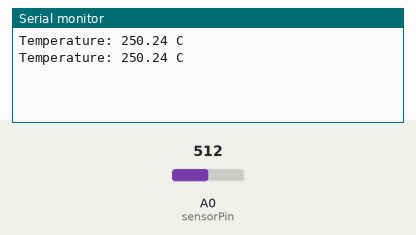
Simulated run of this sketch. Board: Arduino Uno, built with avr-gcc and run on an emulated ATmega328P. Parts: the last lines printed to the serial monitor. Inputs (shaded band) come from the test bench; at power-on: A0 (sensorPin) = 512.

Above: at 1.8 s.
1.9 s: A0 (sensorPin) set to 716
At 2.8 s:
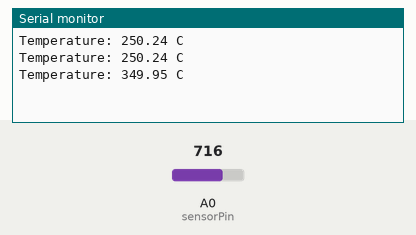
3.4 s: A0 (sensorPin) set to 900
At 4.6 s:
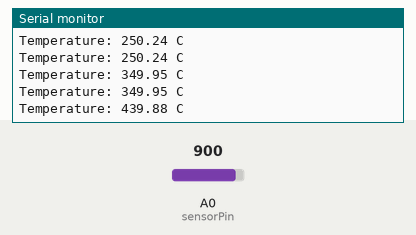
Timing chart, 0 to 6.4 s (numbered marks = the images above; inputs shaded):
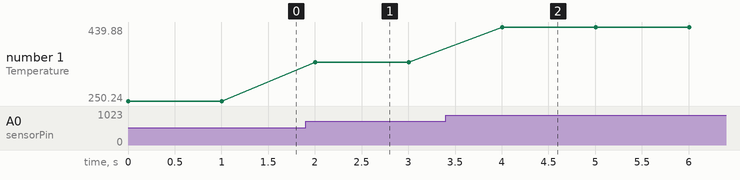

Measured:
- after the input at 1.9 s, the serial monitor: prints a new line after 0.10 s (image 1)
- after the input at 3.4 s, the serial monitor: prints a new line after 0.60 s (image 2)
- plotted number 1: 250.24 → 349.95 after the input at 1.9 s, 349.95 → 439.88 after the input at 3.4 s

The sketch:

LM35.ino
```cpp
int sensorPin = A0;
float voltage;
float tempC;

void setup() {
  Serial.begin(9600);
}

void loop() {
  int reading = analogRead(sensorPin);

  // Convert reading (0-1023) to Voltage (0-5V)
  voltage = reading * (5.0 / 1023.0);

  // Convert Voltage to Celsius (10mV = 1 degree)
  tempC = voltage * 100;

  Serial.print("Temperature: ");
  Serial.print(tempC);
  Serial.println(" C");

  delay(1000);
}
```
